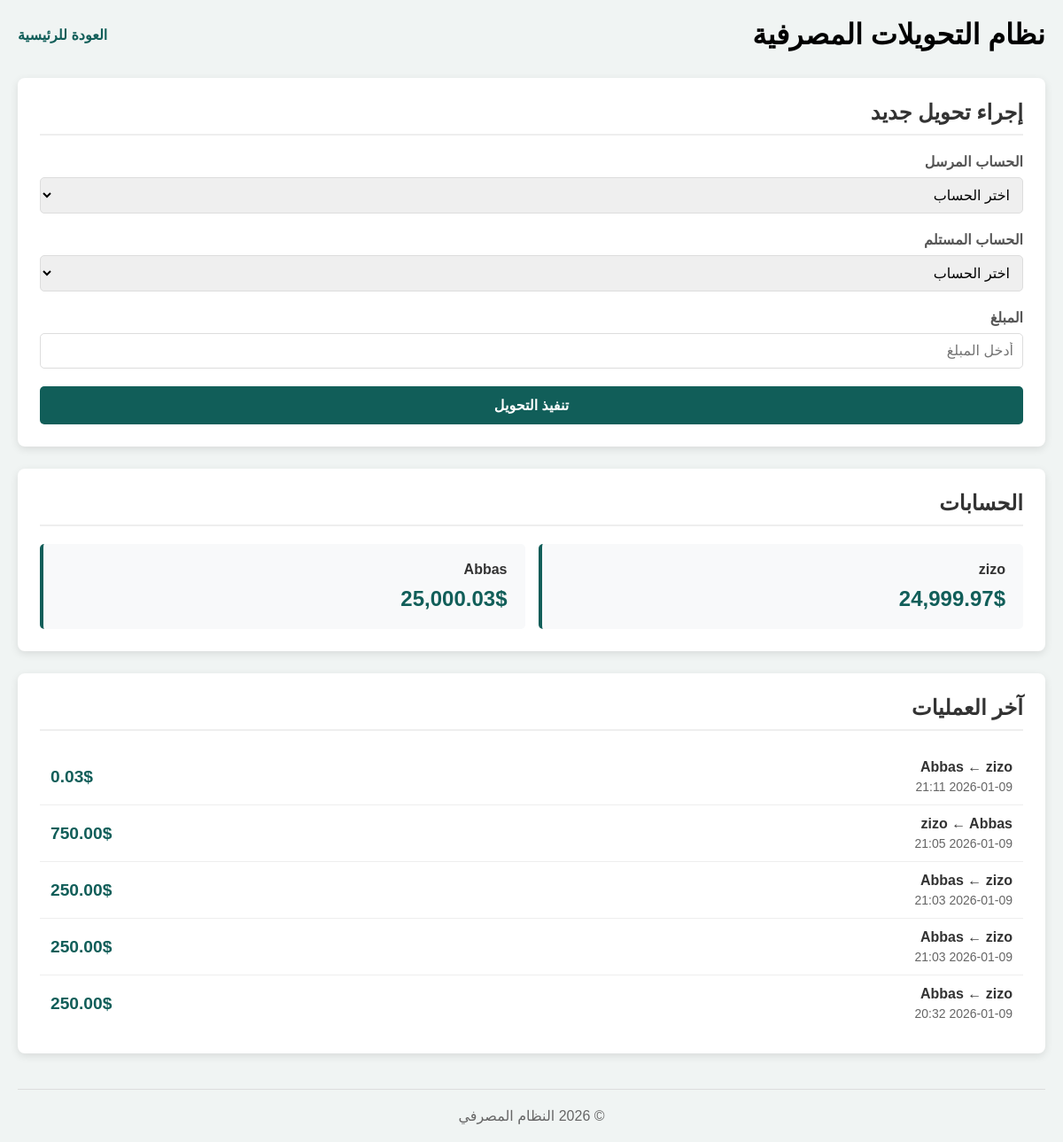
/transfer.php, run on the app's committed database.
### tables this page shows
CREATE TABLE `accounts` (
  `id` int(11) NOT NULL,
  `name` varchar(50) DEFAULT NULL,
  `balance` decimal(10,2) DEFAULT NULL
);

CREATE TABLE `transactions` (
  `id` int(11) NOT NULL,
  `from_acc` int(11) DEFAULT NULL,
  `to_acc` int(11) DEFAULT NULL,
  `amount` decimal(10,2) DEFAULT NULL,
  `created_at` timestamp NOT NULL DEFAULT current_timestamp()
);

### transfer.php (the view, shortened to what this page needs)
<?php
require 'config.php';
$accounts = $conn->query("SELECT * FROM accounts")->fetchAll();
$transactions = $conn->query("
    SELECT t.*,
           a1.name AS from_name,
           a2.name AS to_name
    FROM transactions t
    LEFT JOIN accounts a1 ON t.from_acc = a1.id
    LEFT JOIN accounts a2 ON t.to_acc = a2.id
    ORDER BY t.created_at DESC
    LIMIT 10
")->fetchAll();
?>
<!DOCTYPE html>
<html lang="ar" dir="rtl">
<head>
    <link rel="stylesheet" href="style.css">
</head>
<body>
<div class="container">
    <div class="header-nav">
        <h1>نظام التحويلات المصرفية</h1>
        <a href="index.php" class="back-link">العودة للرئيسية</a>
    </div>
    <div class="card">
        <h2>إجراء تحويل جديد</h2>
        <form method="POST">
            <div class="form-group">
                <label>الحساب المرسل</label>
                <select name="from_acc" required>
                    <option value="">اختر الحساب</option>
                </select>
            </div>
            <div class="form-group">
                <label>الحساب المستلم</label>
                <select name="to_acc" required>
                    <option value="">اختر الحساب</option>
                </select>
            </div>
            <div class="form-group">
                <label>المبلغ</label>
                <input type="number" name="amount" min="0.01" step="0.01" placeholder="أدخل المبلغ" required>
            </div>
            <button class="btn">تنفيذ التحويل</button>
        </form>
    </div>
    <div class="card">
        <h2>الحسابات</h2>
        <div class="accounts-grid">
            <?php foreach ($accounts as $acc): ?>
                <div class="account-card">
                    <div class="account-name"><?= $acc['name']; ?></div>
                    <div class="account-balance"><?= number_format($acc['balance'], 2); ?>$</div>
                </div>
            <?php endforeach; ?>
        </div>
    </div>
    <div class="card">
        <h2>آخر العمليات</h2>
        <?php if (!$transactions): ?>
            <div class="empty-state">لا توجد عمليات بعد</div>
        <?php else: ?>
            <div class="transactions-list">
                <?php foreach ($transactions as $t): ?>
                    <div class="transaction-item">
                        <div>
                            <div class="transaction-accounts">
                                <?= $t['to_name']; ?> ← <?= $t['from_name']; ?>
                            </div>
                            <div class="transaction-date">
                                <?= date('Y-m-d H:i', strtotime($t['created_at'])); ?>
                            </div>
                        </div>
                        <div class="transaction-amount">
                            <?= number_format($t['amount'], 2); ?>$
                        </div>
                    </div>
                <?php endforeach; ?>
            </div>
        <?php endif; ?>
    </div>
    <footer class="footer">
        © <?= date('Y'); ?> النظام المصرفي
    </footer>
</div>
</body>
</html>

### style.css (style rules this page uses)
* { margin: 0; padding: 0; box-sizing: border-box; font-family: "Tahoma", Arial, sans-serif; }
body { background: #f0f4f3; min-height: 100vh; padding: 20px; }
.container { max-width: 1200px; margin: auto; }
.card { background: #ffffff; padding: 30px; border-radius: 12px; margin-bottom: 40px; box-shadow: 0 8px 20px rgba(0,0,0,0.08); }
.card h2 { color: #115e59; margin-bottom: 25px; border-bottom: 2px solid #e5e7eb; padding-bottom: 10px; }
.footer { text-align: center; margin-top: 40px; color: #777; }
.card { background: white; padding: 25px; border-radius: 8px; margin-bottom: 25px; box-shadow: 0 3px 10px rgba(0,0,0,0.1); }
.card h2 { color: #333; margin-bottom: 20px; padding-bottom: 10px; border-bottom: 2px solid #eee; }
.form-group { margin-bottom: 20px; }
.form-group label { display: block; margin-bottom: 8px; color: #555; font-weight: 600; }
.form-group select, .form-group input { width: 100%; padding: 10px; border: 1px solid #ddd; border-radius: 5px; font-size: 16px; }
.btn { background: #115e59; color: white; border: none; padding: 12px 25px; border-radius: 5px; font-size: 16px; font-weight: 600; cursor: pointer; transition: background 0.3s; width: 100%; }
.accounts-grid { display: grid; grid-template-columns: repeat(auto-fit, minmax(250px, 1fr)); gap: 15px; margin-top: 15px; }
.account-card { background: #f8f9fa; padding: 20px; border-radius: 5px; border-left: 4px solid #115e59; }
.account-name { font-weight: 600; color: #333; margin-bottom: 10px; }
.account-balance { font-size: 1.5em; font-weight: 700; color: #115e59; }
.transactions-list { margin-top: 15px; }
.transaction-item { display: flex; justify-content: space-between; align-items: center; padding: 12px; border-bottom: 1px solid #eee; }
.transaction-item:last-child { border-bottom: none; }
.transaction-accounts { font-weight: 600; color: #333; }
.transaction-date { font-size: 14px; color: #666; margin-top: 5px; }
.transaction-amount { font-weight: 700; color: #115e59; font-size: 1.2em; }
.header-nav { display: flex; justify-content: space-between; align-items: center; margin-bottom: 30px; }
.back-link { color: #115e59; text-decoration: none; font-weight: 600; }
.footer { text-align: center; margin-top: 40px; padding-top: 20px; border-top: 1px solid #ddd; color: #666; }

### data on the page
accounts: name "zizo", balance "24,999.97"
accounts: name "Abbas", balance "25,000.03"
transactions: accounts.name "Abbas", accounts.name "zizo", created_at "2026-01-09 21:11", amount "0.03"
transactions: accounts.name "zizo", accounts.name "Abbas", created_at "2026-01-09 21:05", amount "750.00"
transactions: accounts.name "Abbas", accounts.name "zizo", created_at "2026-01-09 21:03", amount "250.00"
transactions: accounts.name "Abbas", accounts.name "zizo", created_at "2026-01-09 21:03", amount "250.00"
transactions: accounts.name "Abbas", accounts.name "zizo", created_at "2026-01-09 20:32", amount "250.00"
